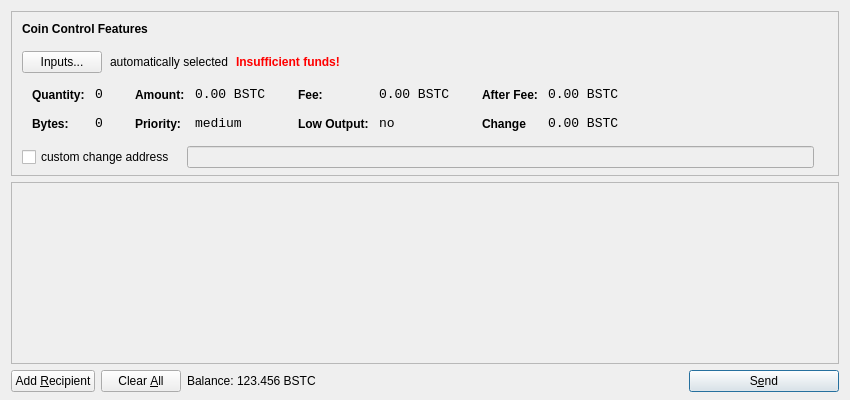
<?xml version="1.0" encoding="UTF-8"?>
<ui version="4.0">
 <class>SendCoinsDialog</class>
 <widget class="QDialog" name="SendCoinsDialog">
  <property name="geometry">
   <rect>
    <x>0</x>
    <y>0</y>
    <width>850</width>
    <height>400</height>
   </rect>
  </property>
  <property name="windowTitle">
   <string>Send Coins</string>
  </property>
  <layout class="QVBoxLayout" name="verticalLayout" stretch="0,1,0">
   <property name="bottomMargin">
    <number>8</number>
   </property>
   <item>
    <widget class="QFrame" name="frameCoinControl">
     <property name="sizePolicy">
      <sizepolicy hsizetype="Expanding" vsizetype="Expanding">
       <horstretch>0</horstretch>
       <verstretch>0</verstretch>
      </sizepolicy>
     </property>
     <property name="maximumSize">
      <size>
       <width>16777215</width>
       <height>16777215</height>
      </size>
     </property>
     <property name="frameShape">
      <enum>QFrame::StyledPanel</enum>
     </property>
     <property name="frameShadow">
      <enum>QFrame::Sunken</enum>
     </property>
     <layout class="QVBoxLayout" name="verticalLayoutCoinControl2">
      <property name="spacing">
       <number>-1</number>
      </property>
      <property name="leftMargin">
       <number>0</number>
      </property>
      <property name="topMargin">
       <number>0</number>
      </property>
      <property name="rightMargin">
       <number>0</number>
      </property>
      <property name="bottomMargin">
       <number>6</number>
      </property>
      <item>
       <layout class="QVBoxLayout" name="verticalLayoutCoinControl" stretch="0,0,0,0,1">
        <property name="spacing">
         <number>0</number>
        </property>
        <property name="leftMargin">
         <number>10</number>
        </property>
        <property name="topMargin">
         <number>10</number>
        </property>
        <item>
         <layout class="QHBoxLayout" name="horizontalLayoutCoinControl1">
          <property name="bottomMargin">
           <number>15</number>
          </property>
          <item>
           <widget class="QLabel" name="labelCoinControlFeatures">
            <property name="sizePolicy">
             <sizepolicy hsizetype="Preferred" vsizetype="Maximum">
              <horstretch>0</horstretch>
              <verstretch>0</verstretch>
             </sizepolicy>
            </property>
            <property name="font">
             <font>
              <weight>75</weight>
              <bold>true</bold>
             </font>
            </property>
            <property name="styleSheet">
             <string notr="true">font-weight:bold;</string>
            </property>
            <property name="text">
             <string>Coin Control Features</string>
            </property>
           </widget>
          </item>
         </layout>
        </item>
        <item>
         <layout class="QHBoxLayout" name="horizontalLayoutCoinControl2" stretch="0,0,0,0">
          <property name="spacing">
           <number>8</number>
          </property>
          <property name="bottomMargin">
           <number>10</number>
          </property>
          <item>
           <widget class="QPushButton" name="pushButtonCoinControl">
            <property name="styleSheet">
             <string notr="true"/>
            </property>
            <property name="text">
             <string>Inputs...</string>
            </property>
           </widget>
          </item>
          <item>
           <widget class="QLabel" name="labelCoinControlAutomaticallySelected">
            <property name="text">
             <string>automatically selected</string>
            </property>
            <property name="margin">
             <number>5</number>
            </property>
           </widget>
          </item>
          <item>
           <widget class="QLabel" name="labelCoinControlInsuffFunds">
            <property name="font">
             <font>
              <weight>75</weight>
              <bold>true</bold>
             </font>
            </property>
            <property name="styleSheet">
             <string notr="true">color:red;font-weight:bold;</string>
            </property>
            <property name="text">
             <string>Insufficient funds!</string>
            </property>
            <property name="margin">
             <number>5</number>
            </property>
           </widget>
          </item>
          <item>
           <spacer name="horizontalSpacerCoinControl">
            <property name="orientation">
             <enum>Qt::Horizontal</enum>
            </property>
            <property name="sizeHint" stdset="0">
             <size>
              <width>40</width>
              <height>1</height>
             </size>
            </property>
           </spacer>
          </item>
         </layout>
        </item>
        <item>
         <widget class="QWidget" name="widgetCoinControl" native="true">
          <property name="sizePolicy">
           <sizepolicy hsizetype="Preferred" vsizetype="Preferred">
            <horstretch>0</horstretch>
            <verstretch>0</verstretch>
           </sizepolicy>
          </property>
          <property name="minimumSize">
           <size>
            <width>0</width>
            <height>0</height>
           </size>
          </property>
          <property name="styleSheet">
           <string notr="true"/>
          </property>
          <layout class="QHBoxLayout" name="horizontalLayoutCoinControl5">
           <property name="margin">
            <number>0</number>
           </property>
           <item>
            <layout class="QHBoxLayout" name="horizontalLayoutCoinControl3" stretch="0,0,0,1">
             <property name="spacing">
              <number>20</number>
             </property>
             <property name="topMargin">
              <number>0</number>
             </property>
             <property name="bottomMargin">
              <number>10</number>
             </property>
             <item>
              <layout class="QFormLayout" name="formLayoutCoinControl1">
               <property name="horizontalSpacing">
                <number>10</number>
               </property>
               <property name="verticalSpacing">
                <number>14</number>
               </property>
               <property name="leftMargin">
                <number>10</number>
               </property>
               <property name="topMargin">
                <number>4</number>
               </property>
               <property name="rightMargin">
                <number>6</number>
               </property>
               <item row="0" column="0">
                <widget class="QLabel" name="labelCoinControlQuantityText">
                 <property name="styleSheet">
                  <string notr="true">font-weight:bold;</string>
                 </property>
                 <property name="text">
                  <string>Quantity:</string>
                 </property>
                 <property name="margin">
                  <number>0</number>
                 </property>
                </widget>
               </item>
               <item row="0" column="1">
                <widget class="QLabel" name="labelCoinControlQuantity">
                 <property name="font">
                  <font>
                   <family>Monospace</family>
                   <pointsize>10</pointsize>
                  </font>
                 </property>
                 <property name="cursor">
                  <cursorShape>IBeamCursor</cursorShape>
                 </property>
                 <property name="contextMenuPolicy">
                  <enum>Qt::ActionsContextMenu</enum>
                 </property>
                 <property name="text">
                  <string>0</string>
                 </property>
                 <property name="margin">
                  <number>0</number>
                 </property>
                 <property name="textInteractionFlags">
                  <set>Qt::LinksAccessibleByMouse|Qt::TextSelectableByKeyboard|Qt::TextSelectableByMouse</set>
                 </property>
                </widget>
               </item>
               <item row="1" column="0">
                <widget class="QLabel" name="labelCoinControlBytesText">
                 <property name="styleSheet">
                  <string notr="true">font-weight:bold;</string>
                 </property>
                 <property name="text">
                  <string>Bytes:</string>
                 </property>
                </widget>
               </item>
               <item row="1" column="1">
                <widget class="QLabel" name="labelCoinControlBytes">
                 <property name="font">
                  <font>
                   <family>Monospace</family>
                   <pointsize>10</pointsize>
                  </font>
                 </property>
                 <property name="cursor">
                  <cursorShape>IBeamCursor</cursorShape>
                 </property>
                 <property name="contextMenuPolicy">
                  <enum>Qt::ActionsContextMenu</enum>
                 </property>
                 <property name="text">
                  <string>0</string>
                 </property>
                 <property name="textInteractionFlags">
                  <set>Qt::LinksAccessibleByMouse|Qt::TextSelectableByKeyboard|Qt::TextSelectableByMouse</set>
                 </property>
                </widget>
               </item>
              </layout>
             </item>
             <item>
              <layout class="QFormLayout" name="formLayoutCoinControl2">
               <property name="horizontalSpacing">
                <number>10</number>
               </property>
               <property name="verticalSpacing">
                <number>14</number>
               </property>
               <property name="leftMargin">
                <number>6</number>
               </property>
               <property name="topMargin">
                <number>4</number>
               </property>
               <property name="rightMargin">
                <number>6</number>
               </property>
               <item row="0" column="0">
                <widget class="QLabel" name="labelCoinControlAmountText">
                 <property name="styleSheet">
                  <string notr="true">font-weight:bold;</string>
                 </property>
                 <property name="text">
                  <string>Amount:</string>
                 </property>
                 <property name="margin">
                  <number>0</number>
                 </property>
                </widget>
               </item>
               <item row="0" column="1">
                <widget class="QLabel" name="labelCoinControlAmount">
                 <property name="font">
                  <font>
                   <family>Monospace</family>
                   <pointsize>10</pointsize>
                  </font>
                 </property>
                 <property name="cursor">
                  <cursorShape>IBeamCursor</cursorShape>
                 </property>
                 <property name="contextMenuPolicy">
                  <enum>Qt::ActionsContextMenu</enum>
                 </property>
                 <property name="text">
                  <string>0.00 BSTC</string>
                 </property>
                 <property name="textInteractionFlags">
                  <set>Qt::LinksAccessibleByMouse|Qt::TextSelectableByKeyboard|Qt::TextSelectableByMouse</set>
                 </property>
                </widget>
               </item>
               <item row="1" column="0">
                <widget class="QLabel" name="labelCoinControlPriorityText">
                 <property name="styleSheet">
                  <string notr="true">font-weight:bold;</string>
                 </property>
                 <property name="text">
                  <string>Priority:</string>
                 </property>
                </widget>
               </item>
               <item row="1" column="1">
                <widget class="QLabel" name="labelCoinControlPriority">
                 <property name="font">
                  <font>
                   <family>Monospace</family>
                   <pointsize>10</pointsize>
                  </font>
                 </property>
                 <property name="cursor">
                  <cursorShape>IBeamCursor</cursorShape>
                 </property>
                 <property name="contextMenuPolicy">
                  <enum>Qt::ActionsContextMenu</enum>
                 </property>
                 <property name="text">
                  <string>medium</string>
                 </property>
                 <property name="textInteractionFlags">
                  <set>Qt::LinksAccessibleByMouse|Qt::TextSelectableByKeyboard|Qt::TextSelectableByMouse</set>
                 </property>
                </widget>
               </item>
              </layout>
             </item>
             <item>
              <layout class="QFormLayout" name="formLayoutCoinControl3">
               <property name="horizontalSpacing">
                <number>10</number>
               </property>
               <property name="verticalSpacing">
                <number>14</number>
               </property>
               <property name="leftMargin">
                <number>6</number>
               </property>
               <property name="topMargin">
                <number>4</number>
               </property>
               <property name="rightMargin">
                <number>6</number>
               </property>
               <item row="0" column="0">
                <widget class="QLabel" name="labelCoinControlFeeText">
                 <property name="styleSheet">
                  <string notr="true">font-weight:bold;</string>
                 </property>
                 <property name="text">
                  <string>Fee:</string>
                 </property>
                 <property name="margin">
                  <number>0</number>
                 </property>
                </widget>
               </item>
               <item row="0" column="1">
                <widget class="QLabel" name="labelCoinControlFee">
                 <property name="font">
                  <font>
                   <family>Monospace</family>
                   <pointsize>10</pointsize>
                  </font>
                 </property>
                 <property name="cursor">
                  <cursorShape>IBeamCursor</cursorShape>
                 </property>
                 <property name="contextMenuPolicy">
                  <enum>Qt::ActionsContextMenu</enum>
                 </property>
                 <property name="text">
                  <string>0.00 BSTC</string>
                 </property>
                 <property name="textInteractionFlags">
                  <set>Qt::LinksAccessibleByMouse|Qt::TextSelectableByKeyboard|Qt::TextSelectableByMouse</set>
                 </property>
                </widget>
               </item>
               <item row="1" column="0">
                <widget class="QLabel" name="labelCoinControlLowOutputText">
                 <property name="styleSheet">
                  <string notr="true">font-weight:bold;</string>
                 </property>
                 <property name="text">
                  <string>Low Output:</string>
                 </property>
                </widget>
               </item>
               <item row="1" column="1">
                <widget class="QLabel" name="labelCoinControlLowOutput">
                 <property name="font">
                  <font>
                   <family>Monospace</family>
                   <pointsize>10</pointsize>
                  </font>
                 </property>
                 <property name="cursor">
                  <cursorShape>IBeamCursor</cursorShape>
                 </property>
                 <property name="contextMenuPolicy">
                  <enum>Qt::ActionsContextMenu</enum>
                 </property>
                 <property name="text">
                  <string>no</string>
                 </property>
                 <property name="textInteractionFlags">
                  <set>Qt::LinksAccessibleByMouse|Qt::TextSelectableByKeyboard|Qt::TextSelectableByMouse</set>
                 </property>
                </widget>
               </item>
              </layout>
             </item>
             <item>
              <layout class="QFormLayout" name="formLayoutCoinControl4">
               <property name="horizontalSpacing">
                <number>10</number>
               </property>
               <property name="verticalSpacing">
                <number>14</number>
               </property>
               <property name="leftMargin">
                <number>6</number>
               </property>
               <property name="topMargin">
                <number>4</number>
               </property>
               <property name="rightMargin">
                <number>6</number>
               </property>
               <item row="0" column="0">
                <widget class="QLabel" name="labelCoinControlAfterFeeText">
                 <property name="styleSheet">
                  <string notr="true">font-weight:bold;</string>
                 </property>
                 <property name="text">
                  <string>After Fee:</string>
                 </property>
                 <property name="margin">
                  <number>0</number>
                 </property>
                </widget>
               </item>
               <item row="0" column="1">
                <widget class="QLabel" name="labelCoinControlAfterFee">
                 <property name="font">
                  <font>
                   <family>Monospace</family>
                   <pointsize>10</pointsize>
                  </font>
                 </property>
                 <property name="cursor">
                  <cursorShape>IBeamCursor</cursorShape>
                 </property>
                 <property name="contextMenuPolicy">
                  <enum>Qt::ActionsContextMenu</enum>
                 </property>
                 <property name="text">
                  <string>0.00 BSTC</string>
                 </property>
                 <property name="textInteractionFlags">
                  <set>Qt::LinksAccessibleByMouse|Qt::TextSelectableByKeyboard|Qt::TextSelectableByMouse</set>
                 </property>
                </widget>
               </item>
               <item row="1" column="0">
                <widget class="QLabel" name="labelCoinControlChangeText">
                 <property name="styleSheet">
                  <string notr="true">font-weight:bold;</string>
                 </property>
                 <property name="text">
                  <string>Change</string>
                 </property>
                </widget>
               </item>
               <item row="1" column="1">
                <widget class="QLabel" name="labelCoinControlChange">
                 <property name="font">
                  <font>
                   <family>Monospace</family>
                   <pointsize>10</pointsize>
                  </font>
                 </property>
                 <property name="cursor">
                  <cursorShape>IBeamCursor</cursorShape>
                 </property>
                 <property name="contextMenuPolicy">
                  <enum>Qt::ActionsContextMenu</enum>
                 </property>
                 <property name="text">
                  <string>0.00 BSTC</string>
                 </property>
                 <property name="textInteractionFlags">
                  <set>Qt::LinksAccessibleByMouse|Qt::TextSelectableByKeyboard|Qt::TextSelectableByMouse</set>
                 </property>
                </widget>
               </item>
              </layout>
             </item>
            </layout>
           </item>
          </layout>
         </widget>
        </item>
        <item>
         <layout class="QHBoxLayout" name="horizontalLayoutCoinControl4" stretch="0,0,0">
          <property name="spacing">
           <number>12</number>
          </property>
          <property name="sizeConstraint">
           <enum>QLayout::SetDefaultConstraint</enum>
          </property>
          <property name="topMargin">
           <number>5</number>
          </property>
          <property name="rightMargin">
           <number>5</number>
          </property>
          <item>
           <widget class="QCheckBox" name="checkBoxCoinControlChange">
            <property name="text">
             <string>custom change address</string>
            </property>
           </widget>
          </item>
          <item>
           <widget class="QLineEdit" name="lineEditCoinControlChange">
            <property name="enabled">
             <bool>false</bool>
            </property>
            <property name="sizePolicy">
             <sizepolicy hsizetype="Expanding" vsizetype="Fixed">
              <horstretch>0</horstretch>
              <verstretch>0</verstretch>
             </sizepolicy>
            </property>
           </widget>
          </item>
          <item>
           <widget class="QLabel" name="labelCoinControlChangeLabel">
            <property name="sizePolicy">
             <sizepolicy hsizetype="Preferred" vsizetype="Expanding">
              <horstretch>0</horstretch>
              <verstretch>0</verstretch>
             </sizepolicy>
            </property>
            <property name="minimumSize">
             <size>
              <width>0</width>
              <height>0</height>
             </size>
            </property>
            <property name="text">
             <string/>
            </property>
            <property name="margin">
             <number>3</number>
            </property>
           </widget>
          </item>
         </layout>
        </item>
        <item>
         <spacer name="verticalSpacerCoinControl">
          <property name="orientation">
           <enum>Qt::Vertical</enum>
          </property>
          <property name="sizeHint" stdset="0">
           <size>
            <width>800</width>
            <height>1</height>
           </size>
          </property>
         </spacer>
        </item>
       </layout>
      </item>
     </layout>
    </widget>
   </item>
   <item>
    <widget class="QScrollArea" name="scrollArea">
     <property name="widgetResizable">
      <bool>true</bool>
     </property>
     <widget class="QWidget" name="scrollAreaWidgetContents">
      <property name="geometry">
       <rect>
        <x>0</x>
        <y>0</y>
        <width>830</width>
        <height>165</height>
       </rect>
      </property>
      <layout class="QVBoxLayout" name="verticalLayout_2">
       <property name="margin">
        <number>0</number>
       </property>
       <item>
        <layout class="QVBoxLayout" name="entries">
         <property name="spacing">
          <number>6</number>
         </property>
        </layout>
       </item>
       <item>
        <spacer name="verticalSpacer">
         <property name="orientation">
          <enum>Qt::Vertical</enum>
         </property>
         <property name="sizeHint" stdset="0">
          <size>
           <width>20</width>
           <height>40</height>
          </size>
         </property>
        </spacer>
       </item>
      </layout>
     </widget>
    </widget>
   </item>
   <item>
    <layout class="QHBoxLayout" name="horizontalLayout">
     <item>
      <widget class="QPushButton" name="addButton">
       <property name="toolTip">
        <string>Send to multiple recipients at once</string>
       </property>
       <property name="text">
        <string>Add &amp;Recipient</string>
       </property>
       <property name="icon">
        <iconset resource="../bitcoin.qrc">
         <normaloff>:/icons/add</normaloff>:/icons/add</iconset>
       </property>
       <property name="autoDefault">
        <bool>false</bool>
       </property>
      </widget>
     </item>
     <item>
      <widget class="QPushButton" name="clearButton">
       <property name="sizePolicy">
        <sizepolicy hsizetype="Minimum" vsizetype="Fixed">
         <horstretch>0</horstretch>
         <verstretch>0</verstretch>
        </sizepolicy>
       </property>
       <property name="toolTip">
        <string>Remove all transaction fields</string>
       </property>
       <property name="text">
        <string>Clear &amp;All</string>
       </property>
       <property name="icon">
        <iconset resource="../bitcoin.qrc">
         <normaloff>:/icons/remove</normaloff>:/icons/remove</iconset>
       </property>
       <property name="autoRepeatDelay">
        <number>300</number>
       </property>
       <property name="autoDefault">
        <bool>false</bool>
       </property>
      </widget>
     </item>
     <item>
      <layout class="QHBoxLayout" name="horizontalLayout_2">
       <property name="spacing">
        <number>3</number>
       </property>
       <item>
        <widget class="QLabel" name="label">
         <property name="sizePolicy">
          <sizepolicy hsizetype="Preferred" vsizetype="Fixed">
           <horstretch>0</horstretch>
           <verstretch>0</verstretch>
          </sizepolicy>
         </property>
         <property name="text">
          <string>Balance:</string>
         </property>
        </widget>
       </item>
       <item>
        <widget class="QLabel" name="labelBalance">
         <property name="sizePolicy">
          <sizepolicy hsizetype="Preferred" vsizetype="Fixed">
           <horstretch>0</horstretch>
           <verstretch>0</verstretch>
          </sizepolicy>
         </property>
         <property name="cursor">
          <cursorShape>IBeamCursor</cursorShape>
         </property>
         <property name="text">
          <string>123.456 BSTC</string>
         </property>
         <property name="textInteractionFlags">
          <set>Qt::LinksAccessibleByMouse|Qt::TextSelectableByKeyboard|Qt::TextSelectableByMouse</set>
         </property>
        </widget>
       </item>
      </layout>
     </item>
     <item>
      <spacer name="horizontalSpacer">
       <property name="orientation">
        <enum>Qt::Horizontal</enum>
       </property>
       <property name="sizeHint" stdset="0">
        <size>
         <width>40</width>
         <height>20</height>
        </size>
       </property>
      </spacer>
     </item>
     <item>
      <widget class="QPushButton" name="sendButton">
       <property name="minimumSize">
        <size>
         <width>150</width>
         <height>0</height>
        </size>
       </property>
       <property name="toolTip">
        <string>Confirm the send action</string>
       </property>
       <property name="text">
        <string>S&amp;end</string>
       </property>
       <property name="icon">
        <iconset resource="../bitcoin.qrc">
         <normaloff>:/icons/send</normaloff>:/icons/send</iconset>
       </property>
       <property name="default">
        <bool>true</bool>
       </property>
      </widget>
     </item>
    </layout>
   </item>
  </layout>
 </widget>
 <resources>
  <include location="../bitcoin.qrc"/>
 </resources>
 <connections/>
</ui>
